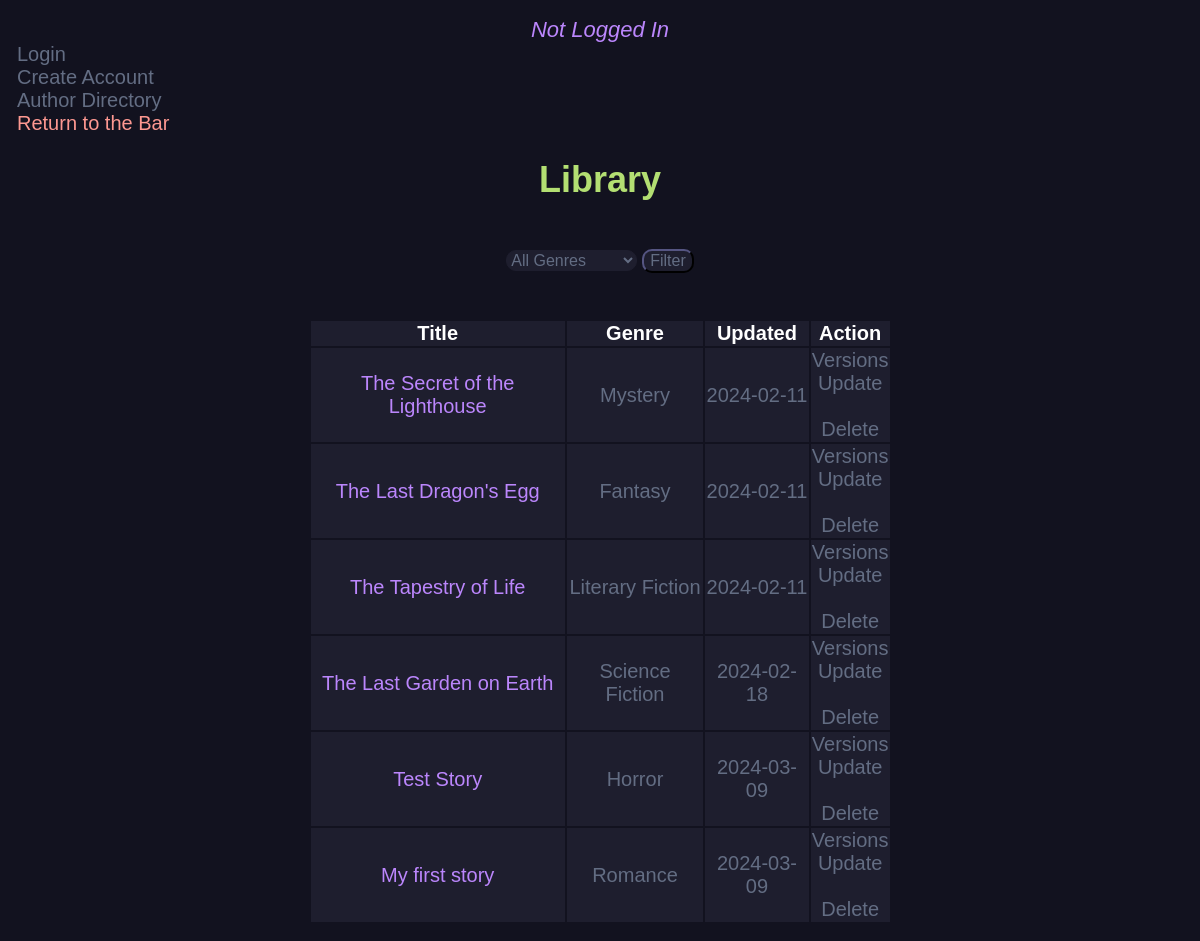
The page /story_db/ on the database as committed earlier.
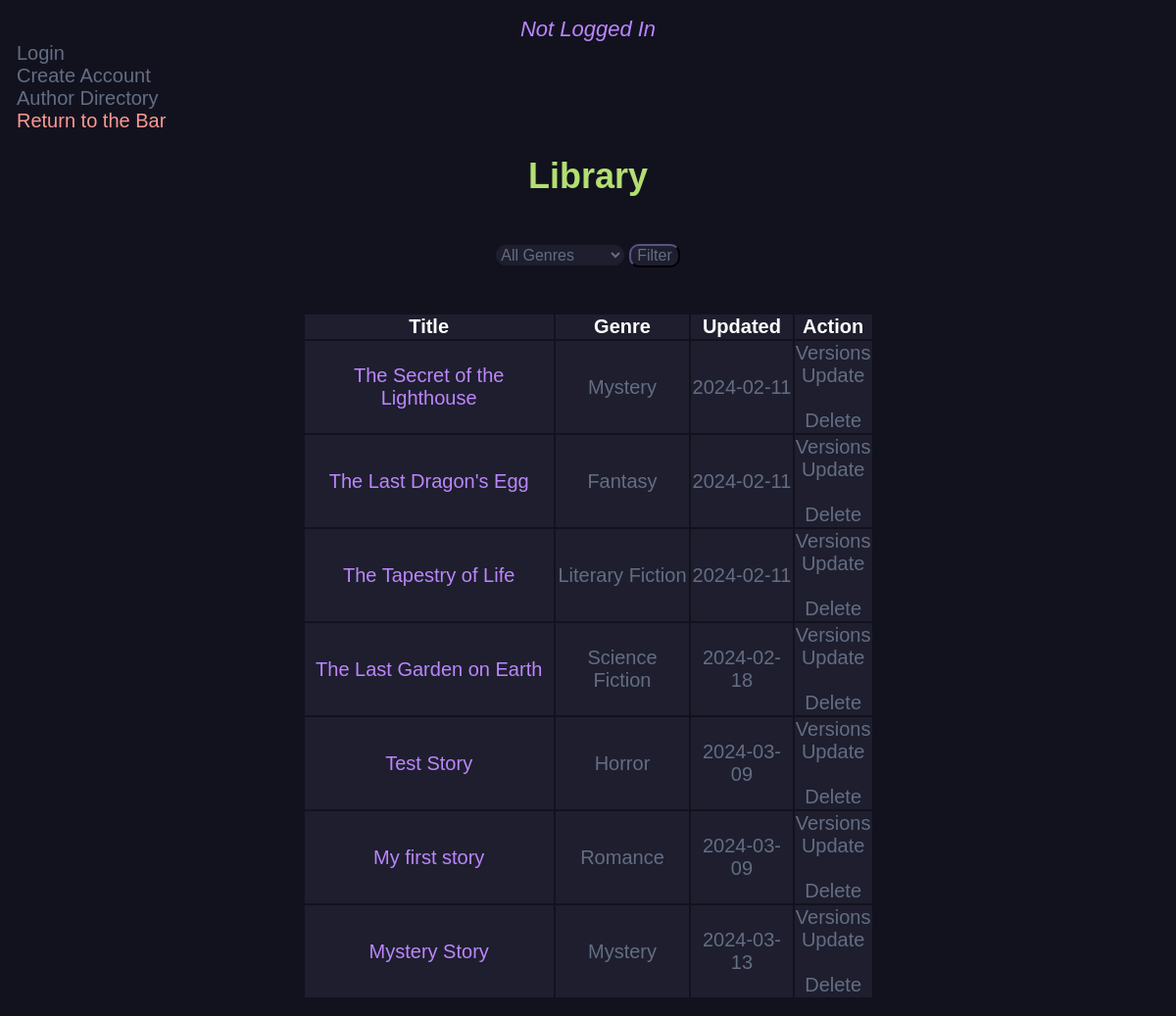
The same page on the database as committed later.
### main.py (models this page shows, shortened)
class NewStory(db.Model):
    id = db.Column(db.Integer, primary_key=True)
    title = db.Column(db.String(200), nullable=False)
    genre = db.Column(db.String(200), nullable=True)
    content = db.Column(db.Text, nullable=False)
    date_created = db.Column(db.DateTime, default=datetime.utcnow)
    author_id = db.Column(db.Integer, db.ForeignKey('user.id'), nullable=False)
    current_version_id = db.Column(db.Integer, db.ForeignKey('new_version.id'), nullable=True)
    __table_args__ = (
        ForeignKeyConstraint(['author_id'], ['user.id'], name='fk_new_story_author_id'),
        ForeignKeyConstraint(['current_version_id'], ['new_version.id'], name='fk_new_story_current_version_id')
    )
    current_version = db.relationship('NewVersion', foreign_keys=[current_version_id], post_update=True)
    versions = db.relationship('NewVersion', backref='story', lazy=True, foreign_keys='NewVersion.story_id')

### main.py (the view)
@app.route('/story_db/', methods=['GET', 'POST'])
def story_db():
    stories = NewStory.query.order_by(NewStory.date_created).all()
    unique_genres = set(story.genre for story in stories)
    if request.method == "POST":
        select_genre = request.form.get('Genre')
        if select_genre and select_genre != 'ALL':
            stories = [story for story in stories if story.genre == select_genre]
    return render_template('story_db.html', stories=stories, unique_genres=unique_genres, current_user=current_user)

### templates/story_db.html (shortened to what this page needs)
 <!DOCTYPE html>
<link rel="stylesheet" href="{{ url_for('static', filename='css/story_db.css') }}">
{% block body %}
{% if current_user.is_authenticated %}
	<a href="/user_dir/" class="button">Author Directory</a><br>
	<a href="/logout/" class="button">Logout</a><br>
	<a href="/" class="return-to-bar">Return to the Bar</a>
	<div style = "text-align: center;">
		<em style = "color: #636d83; font-size: 22px; font-family: sans-serif;">
			Hello, {{ current_user.username }}!
		</em>
		<br>
	</div>
{% else %}
	<div style= "text-align: center;">
			<em style = "color: #BB86FC; font-size: 22px; font-family: sans-serif" >Not Logged In</em>
		</div>
		<a href="/login/" class="button">Login</a><br>
		<a href="/register/" class="button">Create Account</a><br>
		<a href="/user_dir/" class="button">Author Directory</a><br>
		<a href="/" class="return-to-bar">Return to the Bar</a>
{% endif %}
<div class="content">
	<h1 style="text-align: center;">Library</h1><br>
	{% if stories|length < 1 %}
	<h4 style="text-align: center;"> It is a quiet night,<br>
		<br><a href="/">Return to the Bar and Tell us a Story</a>
	</h4>
	{% else %}
	<div class = "form-cont">
	<form method="POST">
		<select class="form-input" name="Genre">
			<option value="ALL">All Genres</option>
		</select>
		<button class="form-input" type="submit">Filter</button>
	</form>
    </div>
	<br>
	<br>
	<table class="center-table">
		<tr>
			<th>Title</th>
			<th>Genre</th>
			<th>Updated</th>
			<th>Action</th>
		</tr>
		{%for story in stories %}
		<tr>
			<td><a href="{{ url_for('view_story', id=story.id) }}" class="story-link">{{ story.title }}</a></td>
			<td>{{story.genre}}</td>
			<td>{{ story.date_created.date() }}</td>
			<td>
				<a href="/versions/{{ story.id }}">Versions</a>
				<br>
				<a href="/update/{{ story.id }}">Update</a>
				<br>
				<br>
				<a href="/delete/{{ story.id }}" onclick="return confirmDelete();">Delete</a>
			</td>
		</tr>
		{% endfor %}
	</table>
	{% endif %}
</div>
{% endblock %}

### static/css/story_db.css (style rules this page uses)
h1 { font-size: 36px; color: #B3DF72; text-align: center; font-family: sans-serif; }
a { color: #636d83; font-size: 20px; font-family: sans-serif; text-decoration: none; }
.center-table { margin-left: auto; margin-right: auto; width: 50%; }
td { background-color: #1e1e2e; color: #636d83; font-family: sans-serif; font-size: 20px; text-align: center; padding: 10; }
th { background-color: #1e1e2e; color: white; font-family: sans-serif; font-size: 20px; text-align: center; padding: 10; }
.story-link { color: #BB86FC; }
.return-to-bar { color: #FD9891; }
.form-cont { display: flex; justify-content: center; align-items: center; margin: 0 auto; width: 100%; }
.form-input { height: auto; width: auto; margin: 10; color: #636d83; font-size: 16px; font-family: sans-serif; border-radius: 10px; border-color: #1e1e2e; background: #1e1e2e; padding: 10; }

Rows that differ between the two databases and show on the page:
added NewStory: title "Mystery Story", genre "Mystery", date_created "2024-03-13"
